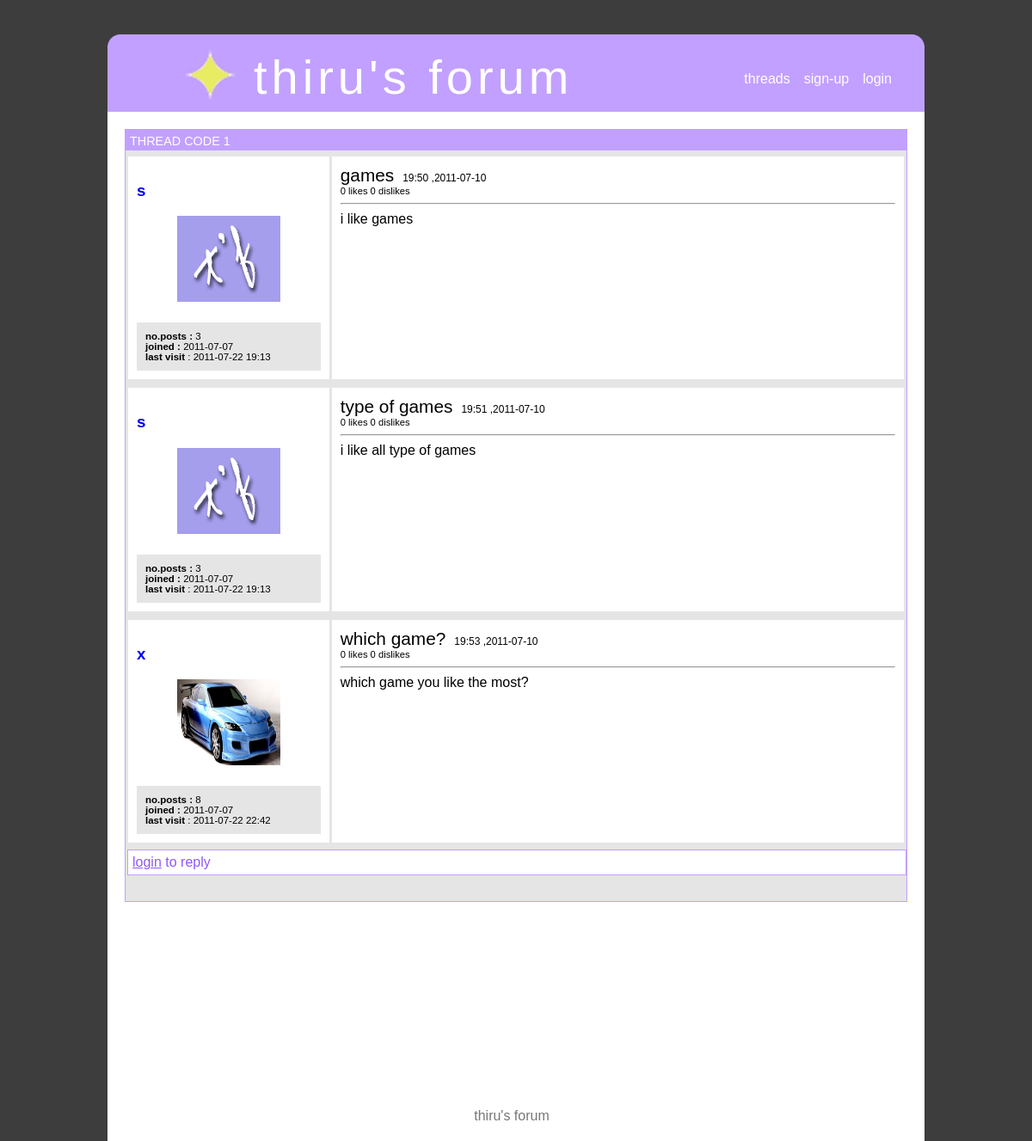
The page /rex.php?xs=1 on the database its author committed.
### tables this page shows
CREATE TABLE IF NOT EXISTS `postx` (
  `post_id` int(11) NOT NULL,
  `parent_id` int(11) NOT NULL,
  `username` varchar(30) NOT NULL,
  `title` varchar(30) NOT NULL,
  `content` text NOT NULL,
  `time` time NOT NULL,
  `date` date NOT NULL
);

CREATE TABLE IF NOT EXISTS `userx` (
  `username` varchar(30) NOT NULL,
  `gender` varchar(6) NOT NULL,
  `name` varchar(30) NOT NULL,
  `birthday` date NOT NULL,
  `occupation` varchar(30) NOT NULL,
  `interest` text NOT NULL,
  `location` varchar(30) NOT NULL,
  `email` varchar(30) NOT NULL,
  `picture` text NOT NULL,
  `joindate` date NOT NULL,
  `last` timestamp NOT NULL DEFAULT CURRENT_TIMESTAMP ON UPDATE CURRENT_TIMESTAMP
);

### rex.php (the view, shortened to what this page needs)
<!DOCTYPE HTML PUBLIC "-//W3C//DTD HTML 4.01//EN"
        "http://www.w3.org/TR/html4/strict.dtd">
<html>
      <head>
            <link href="styx.css" rel="stylesheet" type="text/css">
<?php
$xparent=$_GET["xs"];
?>
     </head>
      <body>
         <div id="cz" style=" margin-top:40px;text-align:left;">
             <div id="header">
                 <div>
                 <img src="leftcurve.jpeg" style="float:left;">
                 <img src="rightcurve.jpeg" style="float:right;">
                 </div>
                  <br>
                           <div style="margin-left:90px;">
                               <img src="sign.jpeg">
                               <div id="h">thiru's forum</div>
                           </div>
                         <div id="linkx">
                         <ul>
                            <li><a href="index.php">threads</a> </li>
                            <li><a href='signup.php'> sign-up </a></li>
                       <?php        if(!isset($_SESSION["usrx"]))
                          {
                         echo  " <li><a href='xlogin.php'> login </a></li>
                                  ";   }
                         else
                           {
                          echo  "<li><a href='logout.php'> logout </a></li>";
                          echo "<li><a href='prox.php?xf=".$_SESSION["usrx"]."'>".$_SESSION["usrx"]."</a></li>";
                                      }
                         ?>
                        </ul>
                        </div>
                </div>
        <div id="cont" style="padding:20px;margin-bottom:200px;">
                <div id="r13" >
            <div id="h3" >
                  <div class="lt"> <?php echo "THREAD CODE ".$xparent  ?></div>
                </div>
                <div id="inx2"><div id="inz">
         <?php
              $conz=mysql_connect("localhost","root","") or die(mysql_error());
              $sq7="SELECT * FROM postx WHERE parent_id='{$xparent}' ORDER BY post_id;";
              $re7=mysql_query($sq7,$conz);
              while($row=mysql_fetch_array($re7))
               {
               $ed=$row['username'];
              $sq31="SELECT joindate,last,picture FROM userx WHERE username='{$ed}';";
              $count31=mysql_query($sq31,$conz) or die(mysql_error());
              $count39=mysql_fetch_array($count31);
              $sq32="SELECT count(*) AS pox FROM postx WHERE username='{$ed}';";
              $count32=mysql_query($sq32,$conz) or die(mysql_error());
              $count40=mysql_fetch_array($count32);
              echo "
                    <div id='ipost'>
 <table id='tablex2'>              <tr>
                            <td  valign='top'>
                               <h3> <a href='prox.php?xf=".$row['username']."'>".$row['username']."</a></h3>
                           <div id='picx' style='text-align:center;'>  <img src='".$count39["picture"]."' height='100' width='120'>  </div>
                          <div class='sd2'>
                        <strong>no.posts : </strong>".$count40["pox"]."<br>
                        <strong>joined : </strong>".$count39["joindate"]."<br>
                        <strong>last visit </strong>: ";
            $sq2="SELECT count(*) AS numy FROM likex WHERE stat='1' AND post_id=".$row["post_id"].";";
            $sq3="SELECT count(*) AS numo FROM likex WHERE stat='0' AND post_id=".$row["post_id"].";";
            $count43=mysql_query($sq2,$conz) or die(mysql_error());
            $count44=mysql_query($sq3,$conz) or die(mysql_error());
            $res90=mysql_fetch_array($count43);
            $res91=mysql_fetch_array($count44);
                 if(isset($_SESSION["usrx"]))
                   {
                  if($_SESSION["usrx"]==$row["username"])
                     echo substr($_SESSION["lastd"],0,-3);
                  else
                     echo  substr($count39["last"],0,-3);
                }
            else
          { echo  substr($count39["last"],0,-3);}
                   echo"   </div>      </td>
                                <td valign='top' width='74%'>
                                <span class='ix'>".$row['title']."</span><span class='iy'>".substr($row['time'],0,5)." ,".$row['date']." </span>";
                 echo "
                                    <br>
                                  <div id='za".$row["post_id"]."' class='zax'>".$res90["numy"]." likes ".$res91["numo"]." dislikes</div>
                                     <hr>
                                     ".$row['content']."
                                </td> </tr>
 </table>             </div>
               ";
                 } echo "</div>";
                   if(isset($_SESSION["usrx"]))
                   {
                     echo "  <div id='threadx' style='margin-right:2px;margin-bottom:2px;' >
                         <div id='h3' >
                               <div class='lt'> REPLY</div>
                          </div>
                    <div id='cthreadx'>
                                  <form >
                             <table>
                                <tr><td align='right'>Title :</td><td><input style='border: 1px inset;' type='text' id='tix' name='titlex'></td><td id='lok1' class='yut'></td></tr>
                                <tr><td valign='top' align='right'>Content :</td><td><textarea style='border: 1px inset;' id='cox' name='contentx' rows='4' cols='80'></textarea></td><td id='lok2' class='yut'></td></tr>
                                 <tr><td colspan='2' align='right'><input type='button' value='submit' onclick='ithread2();'></td></tr>
                            </table>
                                  </form>
                     </div>
                             </div>";
                   }
                  else
                      echo "<div id='ct1' ><a href='xlogin.php'>login</a> to reply</div>";
  ?>
                </div>
                </div>
         </div>
                 <div id="footer">
             thiru's forum
                 </div>
          </div>
     </body>
</html>

### styx.css (style rules this page uses)
body { margin:0; font-family:verdana,sans-serif; background-color:#3d3d3d; text-align:center; }
#cz { width:950px; background-color:#FFFFFF; display:table; margin:0 auto; }
#header { background-color:#c2a0ff; height:90px; color:#ffffff; }
#cont { background-color:#ffffff; }
#footer { color:#777777; text-align:center; width:900px; display:table; padding:20px; }
#h { margin-top:-65px; margin-left:80px; font-family:ubuntu,verdana,sans-serif; letter-spacing:5px; font-size:3.5em; }
#linkx { float:right; margin-top:-63px; margin-right:30px; }
#linkx li { list-style-type:none; float:left; padding:8px; }
#linkx a { text-decoration:none; color:#ffffff; font-size:16px; }
#h3 { background-color:#c2a0ff; height:24px; }
.lt { color:#ffffff; padding:5px; font-size:90%; }
#tablex2 { width:908px; border-collapse:separate; border-spacing:3px; }
#tablex2 td { background-color:#ffffff; padding:10px; }
#ct1 { color:#9057f9; padding:5px; border:1px solid #c2a0ff; margin-top:5px; margin-left:2px; background-color:#ffffff; margin-bottom:30px; }
#r13 { border:1px solid #c2a0ff; background-color:#e5e5e5; }
#inx2 { background-color:#e5e5e5; }
.ix { font-size:130%; padding-right:10px; }
.iy { padding-top:10px; font-size:75%; }
#ct1 a { color:#9057f9; }
.sd2 { font-size:72%; background-color:#e5e5e5; padding:10px; margin-top:20px; }
#ipost { margin-top:4px; width:907px; }
#ipost a { text-decoration:none; }
.zax { font-size:70%; }
#picx { margin-bottom:20px; }

### rows shown on the page
postx: username "s", userx.picture (picture), pox "3", userx.joindate "2011-07-07", userx.last "2011-07-22 19:13", title "games", time "19:50", date "2011-07-10", numy "0", numo "0", content "i like games"
postx: username "s", userx.picture (picture), pox "3", userx.joindate "2011-07-07", userx.last "2011-07-22 19:13", title "type of games", time "19:51", date "2011-07-10", numy "0", numo "0", content "i like all type of games"
postx: username "x", userx.picture (picture), pox "8", userx.joindate "2011-07-07", userx.last "2011-07-22 22:42", title "which game?", time "19:53", date "2011-07-10", numy "0", numo "0", content "which game you like the most?"

### other values the page prints
$xparent "1"
